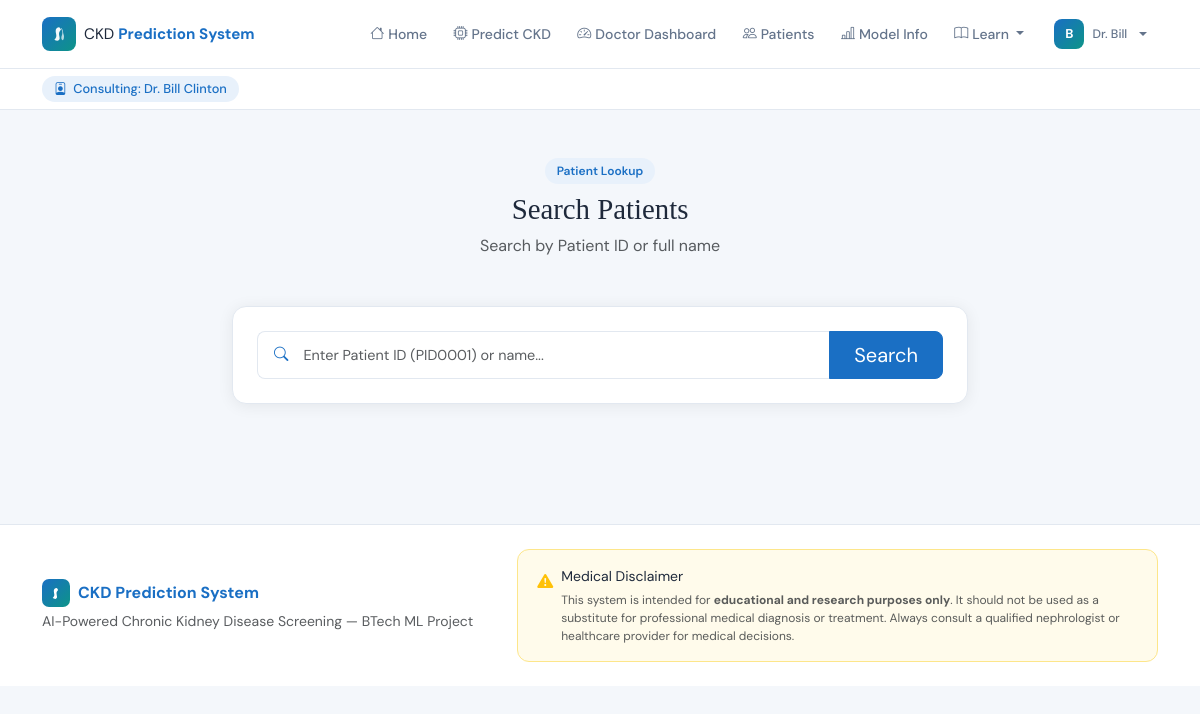
Page /search (signed in) on the committed database.
### tables this page shows
CREATE TABLE doctors (
        did         TEXT PRIMARY KEY,
        name        TEXT NOT NULL,
        specialization TEXT,
        hospital    TEXT,
        email       TEXT UNIQUE NOT NULL,
        username    TEXT UNIQUE NOT NULL,
        password    TEXT NOT NULL,
        reg_date    TEXT
    );

### app.py (the view)
@app.route("/search")
@doctor_required
def search():
    q       = request.args.get("q","").strip()
    doctor  = current_doctor()
    results = search_patients(q, doctor["did"]) if q else []
    return render_template("search.html", results=results,
                           query=q, doctor=doctor)

### app.py (called while the page is built)
def doctor_required(f):
    @wraps(f)
    def decorated(*args, **kwargs):
        if "doctor_id" not in session:
            flash("Doctor login required.", "warning")
            return redirect(url_for("doctor_login"))
        return f(*args, **kwargs)
    return decorated

def current_doctor():
    if "doctor_id" in session:
        from database import get_doctor_by_id
        return get_doctor_by_id(session["doctor_id"])
    return None

### database.py (called while the page is built)
def get_conn():
    conn = sqlite3.connect(DB)
    conn.row_factory = sqlite3.Row
    return conn

def get_doctor_by_id(did):
    conn = get_conn()
    row  = conn.execute("SELECT * FROM doctors WHERE did=?", (did,)).fetchone()
    conn.close()
    return dict(row) if row else None

### templates/search.html (shortened to what this page needs)
{% extends "base.html" %}
{% block content %}
{% if doctor %}
<div class="consulting-bar">
  <div class="container">
    <span class="doc-chip">
      <i class="bi bi-person-badge"></i>
      Consulting: Dr. {{ doctor.name }}{% if doctor.specialization %} &nbsp;·&nbsp; {{ doctor.specialization }}{% endif %}
    </span>
  </div>
</div>
{% endif %}
<div class="container py-5">
  <div class="row justify-content-center">
    <div class="col-lg-8">
      <div class="text-center mb-5 fade-up">
        <span class="section-pill">Patient Lookup</span>
        <h2 class="section-title">Search Patients</h2>
        <p class="text-muted">Search by Patient ID or full name</p>
      </div>
      <div class="kg-card mb-4 fade-up-2">
        <div class="p-4">
          <form method="GET" class="kg-form">
            <div class="input-group input-group-lg">
              <span class="input-group-text bg-white border-end-0"><i class="bi bi-search text-primary"></i></span>
              <input type="text" name="q" class="form-control border-start-0 ps-0"
                placeholder="Enter Patient ID (PID0001) or name..."
                value="{{ query }}" autofocus/>
              <button type="submit" class="btn btn-primary px-4">Search</button>
            </div>
          </form>
        </div>
      </div>
    </div>
  </div>
</div>
{% endblock %}

### templates/base.html (shortened to what this page needs)
<!DOCTYPE html>
<html lang="en">
<head>
<link href="https://cdn.jsdelivr.net/npm/bootstrap@5.3.2/dist/css/bootstrap.min.css" rel="stylesheet"/>
<link href="https://cdn.jsdelivr.net/npm/bootstrap-icons@1.11.3/font/bootstrap-icons.css" rel="stylesheet"/>
<link href="{{ url_for('static', filename='css/style.css') }}" rel="stylesheet"/>
</head>
<body>
<nav class="navbar navbar-expand-lg kg-nav sticky-top">
  <div class="container">
    <a class="navbar-brand d-flex align-items-center gap-2" href="/">
      <div class="brand-icon">
      </div>
      <span class="brand-text">CKD <strong>Prediction System</strong></span>
    </a>
    <div class="collapse navbar-collapse" id="nav">
      <ul class="navbar-nav ms-auto align-items-lg-center gap-1">
        <li class="nav-item"><a class="nav-link" href="/"><i class="bi bi-house me-1"></i>Home</a></li>
        <li class="nav-item"><a class="nav-link" href="/register"><i class="bi bi-cpu me-1"></i>Predict CKD</a></li>
        {% if doctor %}
        <li class="nav-item"><a class="nav-link" href="/dashboard"><i class="bi bi-speedometer2 me-1"></i>Doctor Dashboard</a></li>
        <li class="nav-item"><a class="nav-link" href="/patients"><i class="bi bi-people me-1"></i>Patients</a></li>
        {% endif %}
        <li class="nav-item"><a class="nav-link" href="/model-info"><i class="bi bi-bar-chart-line me-1"></i>Model Info</a></li>
        <li class="nav-item dropdown">
          <a class="nav-link dropdown-toggle" href="#" data-bs-toggle="dropdown">
            <i class="bi bi-book me-1"></i>Learn
          </a>
        </li>
        {% if doctor %}
        <li class="nav-item ms-lg-1 dropdown">
          <a class="nav-link dropdown-toggle d-flex align-items-center gap-2 ps-2" href="#" data-bs-toggle="dropdown">
            <div class="doc-avatar">{{ doctor.name[0].upper() }}</div>
            <span class="d-none d-lg-inline small fw-500">Dr. {{ doctor.name.split()[0] }}</span>
          </a>
        </li>
        {% else %}
        <li class="nav-item ms-lg-2">
          <a class="btn btn-outline-primary btn-sm px-3 rounded-pill" href="/doctor/login">
            <i class="bi bi-shield-lock me-1"></i>Admin Login
          </a>
        </li>
        {% endif %}
      </ul>
    </div>
  </div>
</nav>
<main>{% block content %}{% endblock %}</main>
<footer class="kg-footer mt-5 py-4">
  <div class="container">
    <div class="row align-items-center gy-3">
      <div class="col-lg-5">
        <div class="d-flex align-items-center gap-2 mb-1">
          <div class="brand-icon" style="width:28px;height:28px;border-radius:7px">
            <svg width="13" height="13" viewBox="0 0 24 24" fill="none">
              <path d="M12 2C9.5 2 7 4 7 7.5C7 10 8 12 8 14.5C8 17 6.5 19 5 20.5C6.5 21.5 8 22 9.5 22C11.5 22 13 20.5 13 18.5C13 16 12 14 12 11.5C12 9 13.5 7 15 5.5C14 3.5 13 2 12 2Z" fill="white"/>
            </svg>
          </div>
          <span style="font-weight:700;color:var(--primary)">CKD Prediction System</span>
        </div>
        <p class="text-muted small mb-0">AI-Powered Chronic Kidney Disease Screening — BTech ML Project</p>
      </div>
      <div class="col-lg-7">
        <div style="background:#fffbeb;border:1px solid #fde68a;border-radius:12px;padding:1rem 1.2rem">
          <div class="d-flex align-items-start gap-2">
            <i class="bi bi-exclamation-triangle-fill text-warning mt-1 flex-shrink-0"></i>
            <div>
              <div class="fw-600 small mb-1">Medical Disclaimer</div>
              <p class="text-muted mb-0" style="font-size:.75rem;line-height:1.5">
                This system is intended for <strong>educational and research purposes only</strong>. It should not be used as a substitute for professional medical diagnosis or treatment. Always consult a qualified nephrologist or healthcare provider for medical decisions.
              </p>
            </div>
          </div>
        </div>
      </div>
    </div>
  </div>
</footer>
</body>
</html>

### static/css/style.css (style rules this page uses)
:root { --primary: #1a6fc4; --primary-light: #e8f1fb; --teal: #0d9488; --teal-light:#e6f7f5; --danger: #dc2626; --warning: #d97706; --success: #16a34a; --bg: #f4f7fb; --card-bg: #ffffff; --text: #1e293b; --muted: #64748b; --border: #e2e8f0; --radius: 14px; --shadow: 0 2px 16px rgba(0,0,0,.07); --shadow-lg: 0 8px 32px rgba(0,0,0,.10); }
* { box-sizing: border-box; }
body { font-family:'DM Sans',sans-serif; background:var(--bg); color:var(--text); }
.kg-nav { background:#fff; border-bottom:1px solid var(--border); padding:.75rem 0; }
.brand-icon { width:34px;height:34px;background:linear-gradient(135deg,var(--primary),var(--teal)); border-radius:8px;display:flex;align-items:center;justify-content:center;color:#fff;font-size:1rem; }
.brand-text { font-size:.95rem;color:var(--text); }
.brand-text strong { color:var(--primary); }
.nav-link { color:var(--muted)!important;font-size:.875rem;font-weight:500;border-radius:8px;padding:.4rem .7rem!important;transition:all .2s; }
.kg-card { background:var(--card-bg);border-radius:var(--radius);box-shadow:var(--shadow);border:1px solid var(--border);transition:box-shadow .2s,transform .2s; }
.section-title { font-family:'Playfair Display',serif;font-size:1.8rem;color:var(--text); }
.section-pill { display:inline-block;background:var(--primary-light);color:var(--primary); font-size:.75rem;font-weight:600;padding:.25rem .75rem;border-radius:999px;margin-bottom:.5rem; }
.kg-form .form-control,.kg-form .form-select { border:1.5px solid var(--border);border-radius:10px;padding:.55rem .9rem; font-size:.9rem;transition:border-color .2s,box-shadow .2s; }
.kg-form .input-group-text { background:var(--primary-light);border:1.5px solid var(--border); border-right:none;color:var(--primary);font-size:.9rem; }
.btn-primary { background:var(--primary);border-color:var(--primary); }
.kg-footer { background:#fff;border-top:1px solid var(--border); }
.fade-up { animation:fadeUp .45s ease both; }
.fade-up-2 { animation:fadeUp .45s .1s ease both; }
.text-primary { color:var(--primary)!important; }
.doc-avatar { width:30px;height:30px;background:linear-gradient(135deg,var(--primary),var(--teal)); border-radius:8px;display:flex;align-items:center;justify-content:center; color:#fff;font-size:.8rem;font-weight:700;flex-shrink:0; }
.consulting-bar { background:#fff;border-bottom:1px solid var(--border);padding:.45rem 0;font-size:.8rem; }
.consulting-bar .doc-chip { display:inline-flex;align-items:center;gap:.4rem; background:var(--primary-light);color:var(--primary);border-radius:999px; padding:.2rem .75rem;font-weight:500; }

### rows in the picture
doctors: name "B", name "Bill", name "Bill Clinton"
